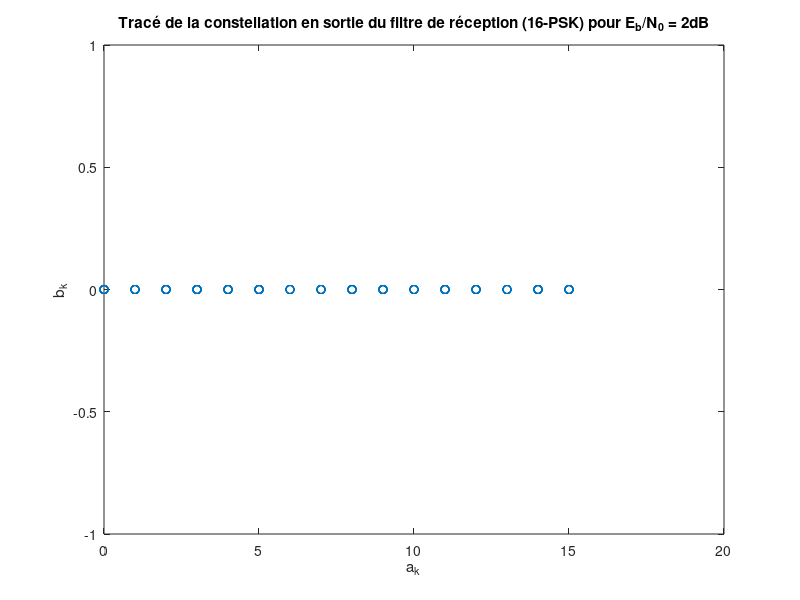
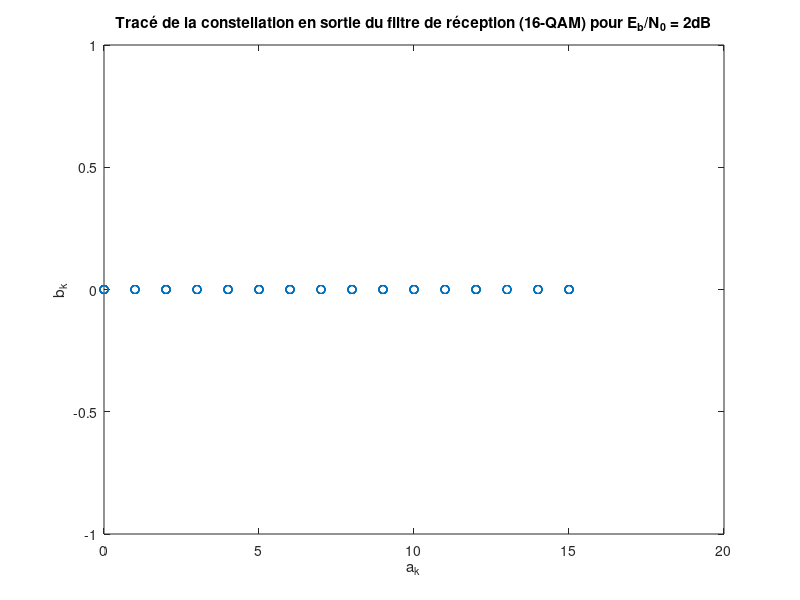
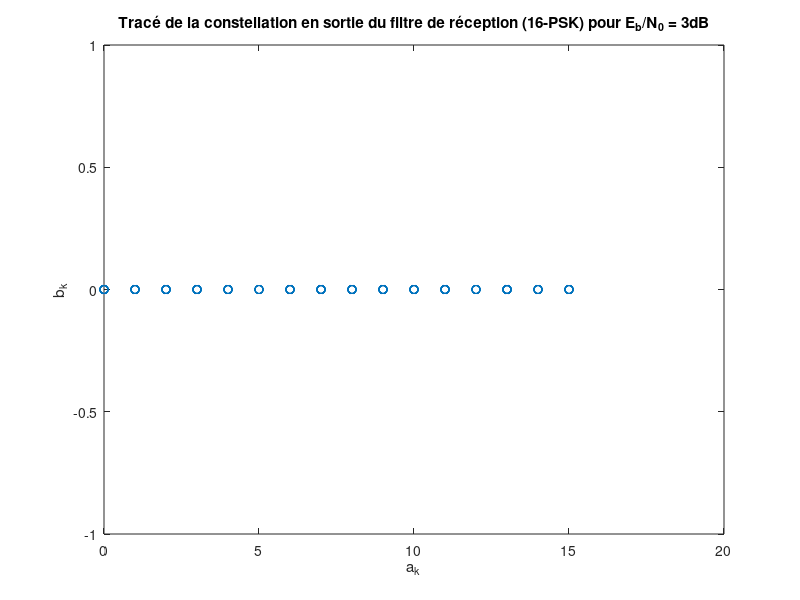
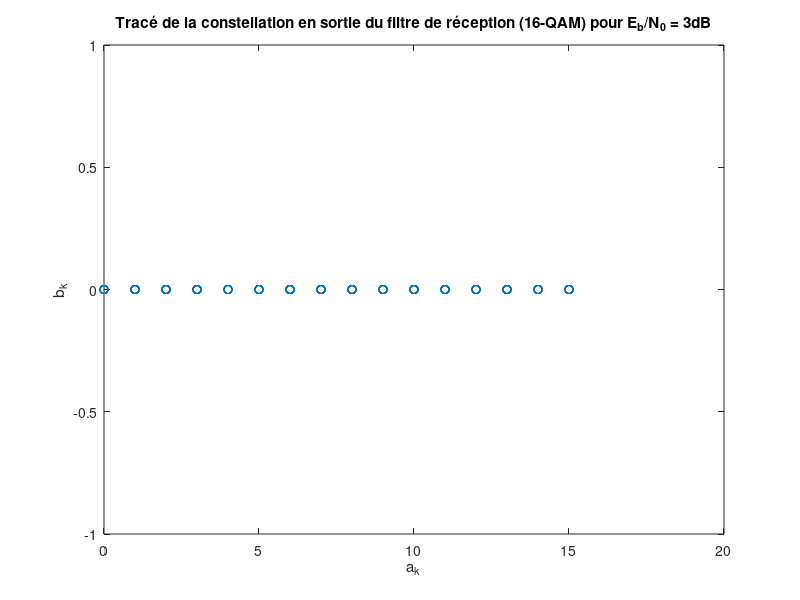

Recreate these plots in MATLAB, in order.
%%%%%%%%%%%%%%%%%%%%%%%%%%%%%%%%%%%%%%%%%%%%%%%%%%%%%%%%%%%%%%
% ETUDE CHAINE DE TRANSMISSION SUR PORTEUSE
% COMPARAISON 16-PSK/16-QAM AVEC CHAINE PASSE-BAS EQUIVALENTE
% Benali Abdellah, Avril 2024
%%%%%%%%%%%%%%%%%%%%%%%%%%%%%%%%%%%%%%%%%%%%%%%%%%%%%%%%%%%%%%%%%%%%%%%

clear all
close all

%% %%%%%%%%%%%%%%%%%%%%%%%%%%%%%%%%%%%%%%%%%%%%%%%%%%%%%%%%%%%%%%%%%%%%%%%%%
%PARAMETRES GENERAUX 
%%%%%%%%%%%%%%%%%%%%%%%%%%%%%%%%%%%%%%%%%%%%%%%%%%%%%%%%%%%%%%%%%%%%%%%%%%%
%% %%%%%%%%%%%%%%%%%%%%%%%%%%%%%%%%%%%%%%%%%%%%%%%%%%%%%%%%%%%%%%%%%%%%%%%%%
%PARAMETRES GENERAUX 
%%%%%%%%%%%%%%%%%%%%%%%%%%%%%%%%%%%%%%%%%%%%%%%%%%%%%%%%%%%%%%%%%%%%%%%%%%%
Fe=12000;       %Fréquence d'échantillonnage
Te=1/Fe;        %Période d'échantillonnage
Rb=3000;        %Débit binaire souhaité
N=1000;         %Nombre de bits générés

M= 16;         %Ordre de la modulation :           A COMPLETER
Rs=Rb/log2(M);         %Débit symbole :                    A COMPLETER
Ns=Fe/Rs;         %Facteur de suréchantillonnage :    A COMPLETER

%tableau des valeurs de SNR par bit souhaité à l'entrée du récpeteur en dB
%un peu plus haut que précédemment pour pouvoir utiliser l'approximation du
%TEB théorique en PSK
tab_Eb_N0_dB=[2:8]; 
%Passage au SNR en linéaire
tab_Eb_N0=10.^(tab_Eb_N0_dB/10); 

%% %%%%%%%%%%%%%%%%%%%%%%%%%%%%%%%%%%%%%%%%%%%%%%%%%%%%%%%%%%%%%%%%%%%%%%%%%
% BOUCLE SUR LES NIVEAUX DE Eb/N0 A TESTER
%%%%%%%%%%%%%%%%%%%%%%%%%%%%%%%%%%%%%%%%%%%%%%%%%%%%%%%%%%%%%%%%%%%%%%%%%%%

for indice_bruit=1:length(tab_Eb_N0_dB)

    %% %%%%%%%%%%%%%%%%%%%%%%%%%%%%%%%%%%%%%%%%%%%%%%%%%%%%%%%%%%%%%%%%%%%%%%%%%
    % VALEUR DE Eb/N0 TESTEE
    %%%%%%%%%%%%%%%%%%%%%%%%%%%%%%%%%%%%%%%%%%%%%%%%%%%%%%%%%%%%%%%%%%%%%%%%%%%
    Eb_N0_dB=tab_Eb_N0_dB(indice_bruit)
    Eb_N0=tab_Eb_N0(indice_bruit);

    %% %%%%%%%%%%%%%%%%%%%%%%%%%%%%%%%%%%%%%%%%%%%%%%%%%%%%%%%%%%%%%%%%%%%%%%%%%
    % INITIALISATIONS
    %%%%%%%%%%%%%%%%%%%%%%%%%%%%%%%%%%%%%%%%%%%%%%%%%%%%%%%%%%%%%%%%%%%%%%%%%%%
    nb_erreurs=0;   %Variable permettant de compter le nombre d'erreurs cumulées
    nb_cumul=0;     %Variables permettant de compter le nombre de cumuls réalisés
    TES_16PSK=0;          %Initialisation du TES 16-PSK pour le cumul
    TES_16QAM=0;          %Initialisation du TES 16-QAM pour le cumul
    TEB_16PSK=0;          %Initialisation du TEB 16-PSK pour le cumul
    TEB_16QAM=0;          %Initialisation du TEB 16-QAM pour le cumul
    
    %% %%%%%%%%%%%%%%%%%%%%%%%%%%%%%%%%%%%%%%%%%%%%%%%%%%%%%%%%%%%%%%%%%%%%%%%%%
    % BOUCLE POUR PRECISION TES ET TEBS MESURES :COMPTAGE NOMBRE ERREURS
    % (voir annexe texte TP)
    %%%%%%%%%%%%%%%%%%%%%%%%%%%%%%%%%%%%%%%%%%%%%%%%%%%%%%%%%%%%%%%%%%%%%%%%%%%
    while(nb_erreurs<10000)

        %% %%%%%%%%%%%%%%%%%%%%%%%%%%%%%%%%%%%%%%%%%%%%%%%%%%%%%%%%%%%%%%%%%%%%%%%%%
        %GENERATION DE L'INFORMATION BINAIRE
        %%%%%%%%%%%%%%%%%%%%%%%%%%%%%%%%%%%%%%%%%%%%%%%%%%%%%%%%%%%%%%%%%%%%%%%%%%%
        bits=randi([0,1],1,N);
        symboles=reshape(bits,log2(M),[]).';          %Génération des symboles        : A COMPLETER
        symboles = bi2de(symboles)';
        % symboles(1,:)=symboles(1,:)*2;
        % symboles(2,:)=symboles(2,:)*3;
        % symboles(3,:)=symboles(3,:)*4;
        % symboles=sum(symboles,1);
        
        %% %%%%%%%%%%%%%%%%%%%%%%%%%%%%%%%%%%%%%%%%%%%%%%%%%%%%%%%%%%%%%%%%%%%%%%%%%
        %MAPPING 
        %%%%%%%%%%%%%%%%%%%%%%%%%%%%%%%%%%%%%%%%%%%%%%%%%%%%%%%%%%%%%%%%%%%%%%%%%%%
        %Mapping 16-PSK
        symboles_16PSK= pskmod(symboles,M);     % A COMPLETER
        %Mapping 16-QAM
        symboles_16QAM= qammod(symboles,M);     % A COMPLETER
        
        %% %%%%%%%%%%%%%%%%%%%%%%%%%%%%%%%%%%%%%%%%%%%%%%%%%%%%%%%%%%%%%%%%%%%%%%%%%
        %SURECHANTILLONNAGE
        %%%%%%%%%%%%%%%%%%%%%%%%%%%%%%%%%%%%%%%%%%%%%%%%%%%%%%%%%%%%%%%%%%%%%%%%%%%
        somme_Diracs_ponderes_16PSK=kron(symboles_16PSK,[1 zeros(1,Ns-1)]);
        somme_Diracs_ponderes_16QAM=kron(symboles_16QAM,[1 zeros(1,Ns-1)]);
        
        %% %%%%%%%%%%%%%%%%%%%%%%%%%%%%%%%%%%%%%%%%%%%%%%%%%%%%%%%%%%%%%%%%%%%%%%%%%
        %FILTRAGE DE MISE EN FORME 
        %%%%%%%%%%%%%%%%%%%%%%%%%%%%%%%%%%%%%%%%%%%%%%%%%%%%%%%%%%%%%%%%%%%%%%%%%%%
        %Génération de la réponse impulsionnelle du filtre de mise en forme
        h= ones(1,Ns);     % A COMPLETER            
        %Filtrage de mise en forme
        Signal_emis_16PSK=filter(h,1,somme_Diracs_ponderes_16PSK);
        Signal_emis_16QAM=filter(h,1,somme_Diracs_ponderes_16QAM);
        
        %% %%%%%%%%%%%%%%%%%%%%%%%%%%%%%%%%%%%%%%%%%%%%%%%%%%%%%%%%%%%%%%%%%%%%%%%%%
        %CANAL DE PROPAGATION AWGN
        %%%%%%%%%%%%%%%%%%%%%%%%%%%%%%%%%%%%%%%%%%%%%%%%%%%%%%%%%%%%%%%%%%%%%%%%%%%
        %POUR MODULATION 16-PSK
        %Calcul de la puissance du signal émis en 16-PSK
        P_signal= mean(abs(Signal_emis_16PSK).^2);     % A COMPLETER           
        %Calcul de la puissance du bruit à ajouter au signal pour obtenir la valeur
        %souhaité pour le SNR par bit à l'entrée du récepteur (Eb/N0) : voir annexe
        %sujet
        P_bruit= P_signal*Ns/(2*log2(M)*Eb_N0);     % A COMPLETER
        %Génération du bruit gaussien à la bonne puissance en utilisant la fonction
        %randn de Matlab (bruit réel ici car en 16-PSK l'enveloppe complexe est réelle)
        Bruit=sqrt(P_bruit)*(randn(1,length(Signal_emis_16PSK))+1i*randn(1,length(Signal_emis_16PSK)));     % A COMPLETER                  
        %Ajout du bruit canal au signal émis => signal à l'entrée du récepteur
        Signal_recu_16PSK=Signal_emis_16PSK+Bruit;
        
        %POUR MODULATION 16-QAM
        %Calcul de la puissance du signal émis en 16-QAM
        P_signal= mean(abs(Signal_emis_16QAM).^2);     % A COMPLETER           
        %Calcul de la puissance du bruit à ajouter au signal pour obtenir la valeur
        %souhaité pour le SNR par bit à l'entrée du récepteur (Eb/N0) : voir annexe
        %sujet
        P_bruit= P_signal*Ns/(2*log2(M)*Eb_N0);     % A COMPLETER
        %Génération du bruit gaussien à la bonne puissance en utilisant la fonction
        %randn de Matlab (bruit complexe ici)
        Bruit=sqrt(P_bruit)*(randn(1,length(Signal_emis_16QAM))+1i*randn(1,length(Signal_emis_16QAM)));     % A COMPLETER                  
        %Ajout du bruit canal au signal émis => signal à l'entrée du récepteur
        Signal_recu_16QAM=Signal_emis_16QAM+Bruit;
        
        %% %%%%%%%%%%%%%%%%%%%%%%%%%%%%%%%%%%%%%%%%%%%%%%%%%%%%%%%%%%%%%%%%%%%%%%%%%
        %FILTRAGE DE RECEPTION ADAPTE
        %%%%%%%%%%%%%%%%%%%%%%%%%%%%%%%%%%%%%%%%%%%%%%%%%%%%%%%%%%%%%%%%%%%%%%%%%%%
        %Réponse impulsionnelle du filtre de réception
        hr= ones(1,Ns);     % A COMPLETER            
        %Filtrage de réception
        Signal_recu_filtre_16PSK=filter(hr,1,Signal_recu_16PSK);
        Signal_recu_filtre_16QAM=filter(hr,1,Signal_recu_16QAM);
        
        %% %%%%%%%%%%%%%%%%%%%%%%%%%%%%%%%%%%%%%%%%%%%%%%%%%%%%%%%%%%%%%%%%%%%%%%%%%
        %ECHANTILLONNAGE
        %%%%%%%%%%%%%%%%%%%%%%%%%%%%%%%%%%%%%%%%%%%%%%%%%%%%%%%%%%%%%%%%%%%%%%%%%%%
        %Choix de n0 
        n0=Ns;     % A COMPLETER   
        %Echantillonnage à n0+mNs
        Signal_echantillonne_16PSK=Signal_recu_filtre_16PSK(n0:Ns:end)/Ns;
        Signal_echantillonne_16QAM=Signal_recu_filtre_16QAM(n0:Ns:end)/Ns;
        
        %% %%%%%%%%%%%%%%%%%%%%%%%%%%%%%%%%%%%%%%%%%%%%%%%%%%%%%%%%%%%%%%%%%%%%%%%%%
        %DECISIONS SUR LES SYMBOLES 
        %%%%%%%%%%%%%%%%%%%%%%%%%%%%%%%%%%%%%%%%%%%%%%%%%%%%%%%%%%%%%%%%%%%%%%%%%%%
        symboles_recus_decimaux_16PSK= pskdemod(Signal_echantillonne_16PSK,M);     % A COMPLETER
        symboles_recus_decimaux_16QAM= qamdemod(Signal_echantillonne_16QAM,M);     % A COMPLETER     
               
        %% %%%%%%%%%%%%%%%%%%%%%%%%%%%%%%%%%%%%%%%%%%%%%%%%%%%%%%%%%%%%%%%%%%%%%%%%%
        %CALCUL DU TAUX D'ERREUR SYMBOLE CUMULE
        %%%%%%%%%%%%%%%%%%%%%%%%%%%%%%%%%%%%%%%%%%%%%%%%%%%%%%%%%%%%%%%%%%%%%%%%%%%
        TES_16PSK=TES_16PSK+mean(symboles~= symboles_recus_decimaux_16PSK);  % A COMPLETER ;     % A COMPLETER
        TES_16QAM=TES_16QAM+mean(symboles~= symboles_recus_decimaux_16QAM);  % A COMPLETER ;     % A COMPLETER  
        
        %% %%%%%%%%%%%%%%%%%%%%%%%%%%%%%%%%%%%%%%%%%%%%%%%%%%%%%%%%%%%%%%%%%%%%%%%%%
        %DEMAPPING
        %%%%%%%%%%%%%%%%%%%%%%%%%%%%%%%%%%%%%%%%%%%%%%%%%%%%%%%%%%%%%%%%%%%%%%%%%%%
        bits_recus_16PSK= reshape(de2bi(symboles_recus_decimaux_16PSK, log2(M)).', 1, []);     % A COMPLETER
        bits_recus_16QAM= reshape(de2bi(symboles_recus_decimaux_16QAM, log2(M)).', 1, []);     % A COMPLETER
                
        %% %%%%%%%%%%%%%%%%%%%%%%%%%%%%%%%%%%%%%%%%%%%%%%%%%%%%%%%%%%%%%%%%%%%%%%%%%
        %CALCUL DU TAUX D'ERREUR BINAIRE CUMULE
        %%%%%%%%%%%%%%%%%%%%%%%%%%%%%%%%%%%%%%%%%%%%%%%%%%%%%%%%%%%%%%%%%%%%%%%%%%%
        TEB_16PSK=TEB_16PSK+mean(bits ~= bits_recus_16PSK);  % A COMPLETER 
        TEB_16QAM=TEB_16QAM+mean(bits ~= bits_recus_16QAM);  % A COMPLETER 
        
        %% %%%%%%%%%%%%%%%%%%%%%%%%%%%%%%%%%%%%%%%%%%%%%%%%%%%%%%%%%%%%%%%%%%%%%%%%%
        %CUMUL DU NOMBRE D'ERREURS ET NOMBRE DE CUMUL REALISES
        %%%%%%%%%%%%%%%%%%%%%%%%%%%%%%%%%%%%%%%%%%%%%%%%%%%%%%%%%%%%%%%%%%%%%%%%%%%
        nb_erreurs=nb_erreurs+sum(bits ~= bits_recus_16PSK);  % A COMPLETER   
        nb_cumul=nb_cumul+1;

    end  %fin boucle sur comptage nombre d'erreurs

    %% %%%%%%%%%%%%%%%%%%%%%%%%%%%%%%%%%%%%%%%%%%%%%%%%%%%%%%%%%%%%%%%%%%%%%%%%%
    %CALCUL DU TAUX D'ERREUR SYMBOLE ET DU TAUX D'ERREUR BINAIRE POUR LA
    %VALEUR TESTEE DE Eb/N0
    %%%%%%%%%%%%%%%%%%%%%%%%%%%%%%%%%%%%%%%%%%%%%%%%%%%%%%%%%%%%%%%%%%%%%%%%%%%
    TES_simule_16PSK(indice_bruit)=TES_16PSK/nb_cumul;  
    TES_simule_16QAM(indice_bruit)=TES_16QAM/nb_cumul; 
    TEB_simule_16PSK(indice_bruit)=TEB_16PSK/nb_cumul; 
    TEB_simule_16QAM(indice_bruit)=TEB_16QAM/nb_cumul; 

    %% %%%%%%%%%%%%%%%%%%%%%%%%%%%%%%%%%%%%%%%%%%%%%%%%%%%%%%%%%%%%%%%%%%%%%%%%%
    %TRACE DES CONSTELLATIONS APRES ECHANTILLONNAGE POUR CHAQUE VALEUR DE Eb/N0
    %%%%%%%%%%%%%%%%%%%%%%%%%%%%%%%%%%%%%%%%%%%%%%%%%%%%%%%%%%%%%%%%%%%%%%%%%%%
    %MODULATION 16-PSK
    figure
    plot(real(symboles_recus_decimaux_16PSK) , imag(symboles_recus_decimaux_16PSK), 'o');     % A COMPLETER
    xlabel('a_k')
    ylabel('b_k')
    title(['Tracé de la constellation en sortie du filtre de réception (16-PSK) pour E_b/N_0 = ' num2str(Eb_N0_dB) 'dB'])

    %MODULATION 16-QAM
    figure
    plot(real(symboles_recus_decimaux_16QAM) , imag(symboles_recus_decimaux_16QAM), 'o');     % A COMPLETER
    xlabel('a_k')
    ylabel('b_k')
    title(['Tracé de la constellation en sortie du filtre de réception (16-QAM) pour E_b/N_0 = ' num2str(Eb_N0_dB) 'dB'])


end  %fin boucle sur les valeurs testées de Eb/N0

%% %%%%%%%%%%%%%%%%%%%%%%%%%%%%%%%%%%%%%%%%%%%%%%%%%%%%%%%%%%%%%%%%%%%%%%%%%
%TES ET TEB THEORIQUES CHAINES IMPLANTEES
%%%%%%%%%%%%%%%%%%%%%%%%%%%%%%%%%%%%%%%%%%%%%%%%%%%%%%%%%%%%%%%%%%%%%%%%%%%
TES_THEO_16PSK=2*qfunc(sqrt(2*log2(M)*tab_Eb_N0)*sin(pi/M));     % A COMPLETER
TES_THEO_16QAM=4*(1-1/sqrt(M))*qfunc(sqrt((3*log2(M))*tab_Eb_N0/(M-1)));     % A COMPLETER

%% %%%%%%%%%%%%%%%%%%%%%%%%%%%%%%%%%%%%%%%%%%%%%%%%%%%%%%%%%%%%%%%%%%%%%%%%%
%CALCUL DU TES ET TEB THEORIQUE DE LA CHAINE IMPLANTEE
%%%%%%%%%%%%%%%%%%%%%%%%%%%%%%%%%%%%%%%%%%%%%%%%%%%%%%%%%%%%%%%%%%%%%%%%%%%
TEB_THEO_16PSK= TES_THEO_16PSK/log2(M);     % A COMPLETER
TEB_THEO_16QAM= TES_THEO_16QAM/log2(M);     % A COMPLETER

%% %%%%%%%%%%%%%%%%%%%%%%%%%%%%%%%%%%%%%%%%%%%%%%%%%%%%%%%%%%%%%%%%%%%%%%%%%
%TRACES DES TES ET TEB OBTENUS EN FONCTION DE Eb/N0
%COMPARAISON AVEC LES TES et TEBs THEORIQUES
%%%%%%%%%%%%%%%%%%%%%%%%%%%%%%%%%%%%%%%%%%%%%%%%%%%%%%%%%%%%%%%%%%%%%%%%%%%
figure
semilogy(tab_Eb_N0_dB, TES_THEO_16PSK,'r-x')
hold on
semilogy(tab_Eb_N0_dB, TES_simule_16PSK,'b-o')
semilogy(tab_Eb_N0_dB, TES_THEO_16QAM,'g-*')
semilogy(tab_Eb_N0_dB, TES_simule_16QAM,'k-^')
legend('TES théorique 16-PSK','TES simulé 16-PSK','TES théorique 16-QAM','TES simulé 16-QAM')
xlabel('E_b/N_0 (dB)')
ylabel('TES')

figure
semilogy(tab_Eb_N0_dB, TEB_THEO_16PSK,'r-x')
hold on
semilogy(tab_Eb_N0_dB, TEB_simule_16PSK,'b-o')
semilogy(tab_Eb_N0_dB, TEB_THEO_16QAM,'g-*')
semilogy(tab_Eb_N0_dB, TEB_simule_16QAM,'k-^')
legend('TEB théorique 16-PSK','TEB simulé 16-PSK','TEB théorique 16-QAM','TEB simulé 16-QAM')
xlabel('E_b/N_0 (dB)')
ylabel('TEB')
